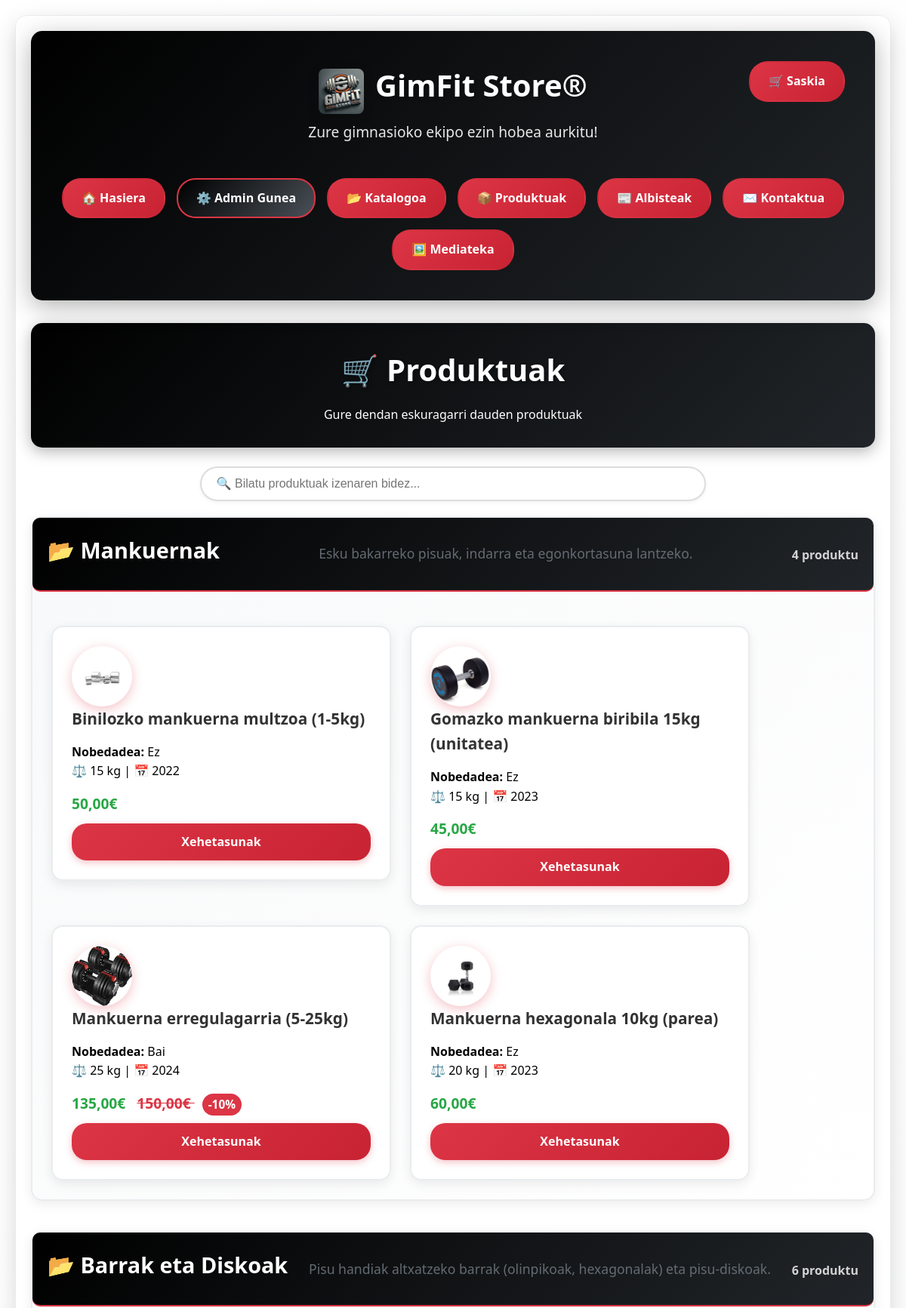
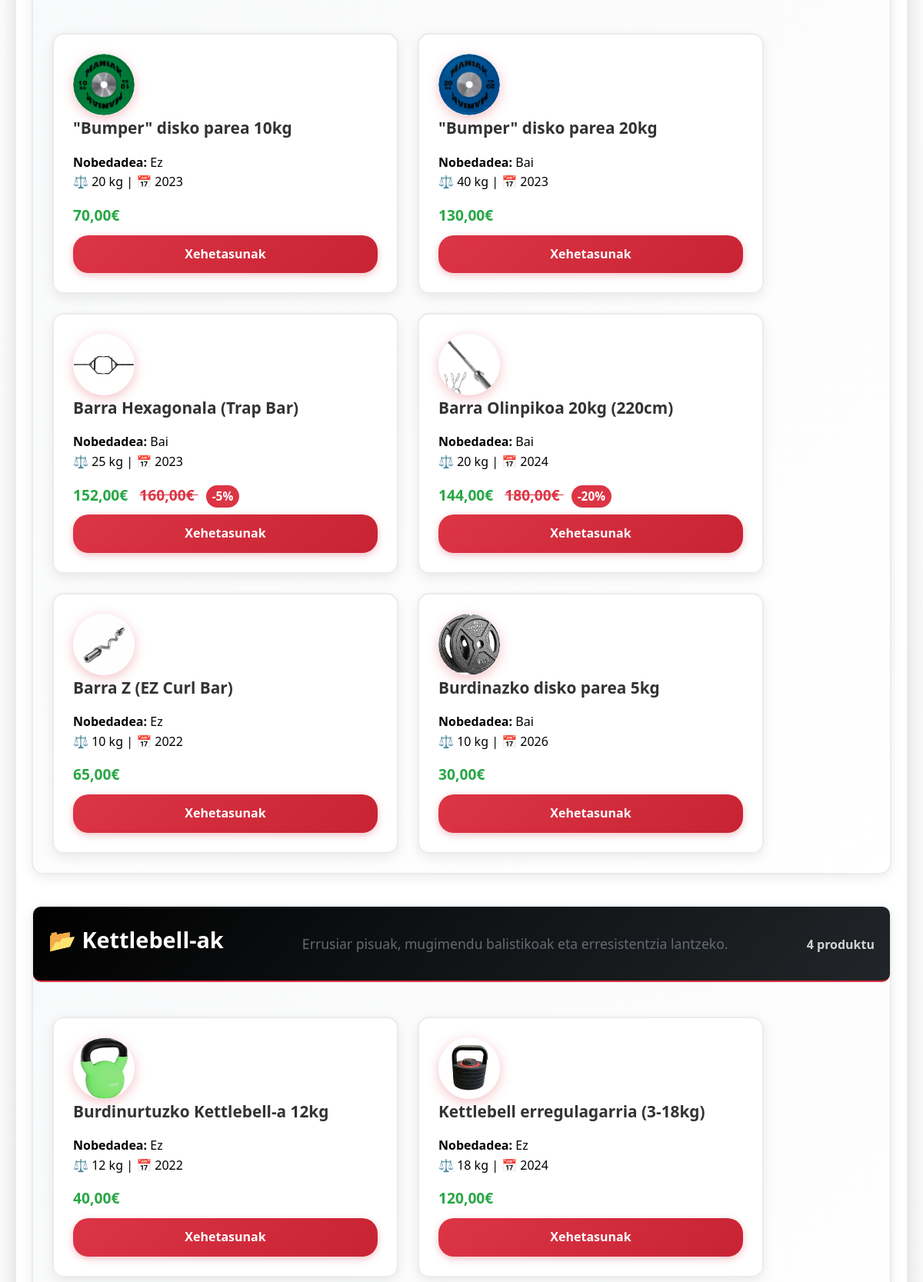
The app's page /katalogoa/index.php?vista=produktuak (upper part) with its own data (2 pictures, top to bottom).
### tables this page shows
CREATE TABLE Kategoriak (
    id INTEGER PRIMARY KEY AUTOINCREMENT,
    izena TEXT NOT NULL,
    deskribapena TEXT,
    sortze_data TIMESTAMP DEFAULT CURRENT_TIMESTAMP
);

CREATE TABLE Produktuak (
    id INTEGER PRIMARY KEY AUTOINCREMENT,
    id_kategoria INTEGER,
    izena TEXT NOT NULL,
    prezioa INTEGER,
    deskontua INTEGER,
    pisua INTEGER,
    urtea INTEGER,
    sortze_data TIMESTAMP DEFAULT CURRENT_TIMESTAMP, nobedadea INTEGER NOT NULL DEFAULT 0 CHECK (nobedadea IN (0, 1)), -- Hemen gehituta
    FOREIGN KEY (id_kategoria) REFERENCES Kategoriak(id)
        ON DELETE CASCADE
        ON UPDATE CASCADE
);

### klaseak/com/leartik/daw24aiet/kategoriak/kategoria_db.php (called while the page is built, shortened)
<?php
require_once __DIR__ . '/kategoria.php';
class KategoriaDB {
    private static function getConnection() {
        try {
            $pdo = new PDO('sqlite:' . DB_PATH);
            $pdo->setAttribute(PDO::ATTR_ERRMODE, PDO::ERRMODE_EXCEPTION);
            $pdo->setAttribute(PDO::ATTR_DEFAULT_FETCH_MODE, PDO::FETCH_ASSOC);
            return $pdo;
        } catch (PDOException $e) {
            error_log("Konexio errorea: " . $e->getMessage());
            return null;
        }
    }
    public static function selectKategoriak() {
        $kategoriak = [];
        $sql = "SELECT * FROM Kategoriak ORDER BY id ASC";
        try {
            $konexioa = self::getConnection();
            $kontsulta = $konexioa->prepare($sql);
            $kontsulta->execute();
            while ($emaitza = $kontsulta->fetch(PDO::FETCH_ASSOC)) {
                $kategoriak[] = new Kategoria(
                    $emaitza['id'],
                    $emaitza['izena'],
                    $emaitza['deskribapena'],
                    $emaitza['sortze_data']
                );
            }
        } catch (PDOException $e) {
            error_log("Errorea kategoriak lortzean: " . $e->getMessage());
        }
        return $kategoriak;
    }
}
?>

### klaseak/com/leartik/daw24aiet/kategoriak/kategoria.php (called while the page is built, shortened)
<?php
class Kategoria {
    private $id;
    private $izena;
    private $deskribapena;
    public function __construct($id = null, $izena = '', $deskribapena = '', $sortze_data = null) {
        $this->id = $id;
        $this->izena = $izena;
        $this->deskribapena = $deskribapena;
    }
    public function getId() {
        return $this->id;
    }
    public function getIzena() {
        return $this->izena;
    }
    public function getDeskribapena() {
        return $this->deskribapena;
    }
}
?>

### klaseak/com/leartik/daw24aiet/produktuak/produktua_db.php (called while the page is built, shortened)
<?php
require_once __DIR__ . '/produktua.php';
class ProduktuaDB {
    private static function getConnection() {
        try {
            $pdo = new PDO('sqlite:' . DB_PATH);
            $pdo->setAttribute(PDO::ATTR_ERRMODE, PDO::ERRMODE_EXCEPTION);
            $pdo->setAttribute(PDO::ATTR_DEFAULT_FETCH_MODE, PDO::FETCH_ASSOC);
            $pdo->exec('PRAGMA foreign_keys = ON');
            return $pdo;
        } catch (PDOException $e) {
            error_log("Konexio errorea: " . $e->getMessage());
            return null;
        }
    }
    public static function selectProduktuakKategoriarenArabera($id_kategoria) {
        $produktuak = [];
        $sql = "SELECT * FROM Produktuak WHERE id_kategoria = ? ORDER BY izena";
        try {
            $konexioa = self::getConnection();
            $kontsulta = $konexioa->prepare($sql);
            $kontsulta->execute([$id_kategoria]);
            while ($emaitza = $kontsulta->fetch(PDO::FETCH_ASSOC)) {
                $produktuak[] = new Produktua(
                    $emaitza['id'],
                    $emaitza['id_kategoria'],
                    $emaitza['izena'],
                    $emaitza['prezioa'],
                    $emaitza['deskontua'],
                    $emaitza['nobedadea'],
                    $emaitza['pisua'],
                    $emaitza['urtea'],
                    $emaitza['sortze_data']
                );
            }
        } catch (PDOException $e) {
            error_log("Errorea kategoriako produktuak lortzean: " . $e->getMessage());
        }
        return $produktuak;
    }
}
?>

### klaseak/com/leartik/daw24aiet/produktuak/produktua.php (called while the page is built, shortened)
<?php
class Produktua {
    private $id;
    private $izena;
    private $prezioa;
    private $deskontua;
    private $nobedadea;
    private $pisua;
    private $urtea;
    public function __construct($id = null, $id_kategoria = null, $izena = '', $prezioa = 0, $deskontua = 0, $nobedadea = '', $pisua = 0, $urtea = null, $sortze_data = null) {
        $this->id = $id;
        $this->izena = $izena;
        $this->prezioa = $prezioa;
        $this->deskontua = $deskontua;
        $this->nobedadea = $nobedadea;
        $this->pisua = $pisua;
        $this->urtea = $urtea;
    }
    public function getId() {
        return $this->id;
    }
    public function getIzena() {
        return $this->izena;
    }
    public function getPrezioa() {
        return $this->prezioa;
    }
    public function getDeskontua() {
        return $this->deskontua;
    }
    public function getNobedadea() {
        return $this->nobedadea;
    }
    public function getPisua() {
        return $this->pisua;
    }
    public function getUrtea() {
        return $this->urtea;
    }
    public function getPrezioaDeskontuarekin() {
        if ($this->deskontua > 0) {
            return $this->prezioa - ($this->prezioa * $this->deskontua / 100);
        }
        return $this->prezioa;
    }
}
?>

### katalogoa/produktuak_erakutsi.php (the view, shortened to what this page needs)
<?php if (!isset($isAjax) || !$isAjax): ?>
<!DOCTYPE html>
<html lang="eu">
<head>
    <link rel="stylesheet" href="../css/oinarria.css">
    <link rel="stylesheet" href="../css/katalogoa.css">
    <link rel="stylesheet" href="../css/katalogoa-produktuak.css">
    <link rel="stylesheet" href="../css/erantzunkorra.css">
</head>
<body>
    <div class="container">
        <header style="position: relative;">
            <div class="logo-link">
                <img src="../img/logo.jpg" alt="logoa">
                <h1 class="logo">GimFit Store®</h1>
            </div>
            <a href="../saskia/index.php" class="nav-btn" style="position: absolute; top: 40px; right: 40px;">🛒 Saskia</a>
            <p class="subtitle">Zure gimnasioko ekipo ezin hobea aurkitu!</p>
            <div class="nav-links">
                <a href="../hasiera/index.php" class="nav-btn">🏠 Hasiera</a>
                <a href="../admin/index.php" class="nav-btn admin">⚙️ Admin Gunea</a>
                <a href="../katalogoa/index.php" class="nav-btn">📂 Katalogoa</a>
                <a href="../katalogoa/index.php?vista=produktuak" class="nav-btn">📦 Produktuak</a>
                <a href="../albisteak/index.php" class="nav-btn">📰 Albisteak</a>
                <a href="../kontaktua/index.php" class="nav-btn">✉️ Kontaktua</a>
                <a href="../mediateka/index.php" class="nav-btn">🖼️ Mediateka</a>
            </div>
        </header>
        <div class="page-header">
            <h1>🛒 Produktuak</h1>
            <p>Gure dendan eskuragarri dauden produktuak</p>
        </div>
        <div class="search-container">
            <div class="search-wrapper">
                <input type="text" id="bilatzailea" placeholder="🔍 Bilatu produktuak izenaren bidez..." autocomplete="off">
            </div>
        </div>
        <div id="produktuak-zerrenda">
<?php endif; ?>
            <?php if (!empty($kategoriak)): ?>
                <?php foreach ($kategoriak as $kategoria): ?>
                    <div class="kategoria-section-flex">
                        <div class="kategoria-header">
                            <h2>📂 <?php echo htmlspecialchars($kategoria->getIzena()); ?></h2>
                            <p class="kategoria-description"><?php echo htmlspecialchars($kategoria->getDeskribapena()); ?></p>
                            <p class="produktu-kopurua">
                                <?php echo count($kategoriaProductuak[$kategoria->getId()]); ?> produktu
                            </p>
                        </div>
                        <?php if (!empty($kategoriaProductuak[$kategoria->getId()])): ?>
                            <div class="produktuak-flex">
                                <?php foreach ($kategoriaProductuak[$kategoria->getId()] as $produktua): ?>
                                    <div class="produktu-card">
                                        <div class="produktu-detail">
                                            <div class="produktu-image-large">
                                                <?php
                                                $imagePathJpg = "../img/produktuak/" . $produktua->getId() . ".jpg";
                                                $imagePathPng = "../img/produktuak/" . $produktua->getId() . ".png";
                                                if (file_exists($imagePathJpg)):
                                                    $imagePath = $imagePathJpg;
                                                elseif (file_exists($imagePathPng)):
                                                    $imagePath = $imagePathPng;
                                                else:
                                                    $imagePath = null;
                                                endif;
                                                if ($imagePath):
                                                ?>
                                                    <img src="<?php echo $imagePath; ?>" alt="<?php echo htmlspecialchars($produktua->getIzena()); ?>">
                                                <?php else: ?>
                                                    🏋️‍♂️
                                                <?php endif; ?>
                                            </div>
                                        </div>
                                        <h3><?php echo htmlspecialchars($produktua->getIzena()); ?></h3>
                                        <div class="produktu-description">
                                            <strong>Nobedadea:</strong>
                                            <?php echo $produktua->getNobedadea() ? 'Bai' : 'Ez'; ?><br>
                                            ⚖️ <?php echo $produktua->getPisua(); ?> kg | 📅 <?php echo $produktua->getUrtea(); ?>
                                        </div>
                                        <div class="produktu-price">
                                            <?php if ($produktua->getDeskontua() > 0): ?>
                                                <?php echo number_format($produktua->getPrezioaDeskontuarekin(), 2, ',', '.'); ?>€
                                                <span class="prezio-marratua">
                                                    <?php echo number_format($produktua->getPrezioa(), 2, ',', '.'); ?>€
                                                </span>
                                                <span class="deskontua-etiketa">-<?php echo $produktua->getDeskontua(); ?>%</span>
                                            <?php else: ?>
                                                <?php echo number_format($produktua->getPrezioa(), 2, ',', '.'); ?>€
                                            <?php endif; ?>
                                        </div>
                                        <a href="index.php?vista=produktua&id=<?php echo $produktua->getId(); ?>" class="produktu-link">
                                        Xehetasunak
                                        </a>
                                    </div>
                                <?php endforeach; ?>
                            </div>
                        <?php else: ?>
                            <p class="ez-produktu">Kategoria honetan ez dago produkturik oraindik.</p>
                        <?php endif; ?>
                    </div>
                <?php endforeach; ?>
            <?php endif; ?>
<?php if (!isset($isAjax) || !$isAjax): ?>
        </div>
    </div>
</body>
</html>
<?php endif; ?>

### css/oinarria.css (style rules this page uses)
* { box-sizing: border-box; margin: 0; padding: 0; }
body { font-family: 'Segoe UI', Tahoma, Geneva, Verdana, Arial, sans-serif; margin: 0; padding: 20px; background: linear-gradient(135deg, #ffffff 0%, #f8f9fa 100%); min-height: 100vh; line-height: 1.6; }
.container { max-width: 1200px; margin: 0 auto; background: rgba(255, 255, 255, 0.98); padding: 20px; border-radius: 15px; box-shadow: 0 10px 30px rgba(0, 0, 0, 0.15); border: 1px solid #e9ecef; }
header { background: linear-gradient(135deg, #000000 0%, #212529 100%); color: white; padding: 40px; border-radius: 15px; margin-bottom: 30px; text-align: center; box-shadow: 0 8px 32px rgba(0, 0, 0, 0.3); display: flex; flex-direction: column; align-items: center; }
.logo-link { display: flex; align-items: center; justify-content: center; margin-bottom: 0; }
.logo-link img { height: 60px; border-radius: 8px; box-shadow: 0 4px 15px rgba(0, 0, 0, 0.2); margin-right: 15px; }
.page-header { background: linear-gradient(135deg, #000000 0%, #212529 100%); color: white; padding: 30px; border-radius: 15px; margin-bottom: 25px; text-align: center; box-shadow: 0 5px 20px rgba(0, 0, 0, 0.3); }
h1 { font-size: 2.5em; margin-bottom: 15px; font-weight: 700; text-shadow: 2px 2px 4px rgba(0, 0, 0, 0.3); }
h2 { font-size: 1.8em; margin-bottom: 10px; color: #333; }
h3 { font-size: 1.4em; margin-bottom: 10px; color: #333; }
.subtitle { font-size: 1.2em; margin-bottom: 25px; opacity: 0.9; }
.nav-links { display: flex; justify-content: center; flex-wrap: wrap; gap: 15px; margin-top: 20px; }
.nav-btn { background: linear-gradient(135deg, #dc3545 0%, #c82333 100%); color: white; text-decoration: none; padding: 12px 24px; border-radius: 25px; font-weight: 600; transition: all 0.3s ease; border: 2px solid transparent; }
.nav-btn.admin { background: linear-gradient(135deg, #000000 0%, #495057 100%); border: 2px solid #dc3545; }

### css/katalogoa.css (style rules this page uses)
.kategoria-header { background: linear-gradient(135deg, #000000 0%, #212529 100%); color: white; padding: 30px; border-radius: 15px; margin-bottom: 25px; display: flex; align-items: center; justify-content: space-between; flex-wrap: wrap; }
.kategoria-description { color: #6c757d; margin-bottom: 20px; line-height: 1.5; }
.kategoria-section-flex { margin-bottom: 40px; border: 2px solid #e9ecef; border-radius: 15px; padding: 25px; background: linear-gradient(135deg, #f8f9fa 0%, #ffffff 100%); box-shadow: 0 4px 15px rgba(0, 0, 0, 0.08); display: flex; flex-direction: column; }
.kategoria-header { margin-bottom: 25px; padding-bottom: 15px; border-bottom: 2px solid #dc3545; background: linear-gradient(135deg, #000000 0%, #212529 100%); color: white; padding: 20px; border-radius: 10px; margin: -25px -25px 25px -25px; }
.kategoria-header h2 { margin: 0 0 10px 0; font-size: 1.8em; display: flex; align-items: center; gap: 10px; color: white; }
.kategoria-description { margin: 10px 0; font-size: 1.1em; opacity: 0.9; }
.produktu-kopurua { margin: 5px 0 0 0; font-weight: bold; font-size: 1em; opacity: 0.8; }
.kategoria-section-flex .produktuak-flex { display: flex; flex-wrap: wrap; gap: 25px; margin-top: 20px; justify-content: flex-start; }

### katalogoa/produktuak_erakutsi.php (style rules this page uses)
.search-container { text-align: center; margin: 20px 0; }
#bilatzailea { padding: 12px 20px; width: 60%; border-radius: 25px; border: 2px solid #ddd; font-size: 16px; transition: all 0.3s ease; box-shadow: 0 2px 5px rgba(0,0,0,0.05); }
.search-wrapper { position: relative; display: inline-block; width: 60%; }
#bilatzailea { width: 100%; }

### records on screen
kategoriak: izena "Mankuernak", deskribapena "Esku bakarreko pisuak, indarra eta egonkortasuna lantzeko.", id "4"
produktuak: shows a picture, izena "Binilozko mankuerna multzoa (1-5kg)", nobedadea "Ez", pisua "15", urtea "2022", prezioa "50,00"
produktuak: shows a picture, izena "Gomazko mankuerna biribila 15kg (unitatea)", nobedadea "Ez", pisua "15", urtea "2023", prezioa "45,00"
produktuak: shows a picture, izena "Mankuerna erregulagarria (5-25kg)", nobedadea "Bai", pisua "25", urtea "2024", $produktua->getPrezioaDeskontuarekin() "135,00", prezioa "150,00", deskontua "10"
produktuak: shows a picture, izena "Mankuerna hexagonala 10kg (parea)", nobedadea "Ez", pisua "20", urtea "2023", prezioa "60,00"
kategoriak: izena "Barrak eta Diskoak", deskribapena "Pisu handiak altxatzeko barrak (olinpikoak, hexagonalak) eta pisu-diskoak.", id "6"
produktuak: shows a picture, izena "\"Bumper\" disko parea 10kg", nobedadea "Ez", pisua "20", urtea "2023", prezioa "70,00"
produktuak: shows a picture, izena "\"Bumper\" disko parea 20kg", nobedadea "Bai", pisua "40", urtea "2023", prezioa "130,00"
produktuak: shows a picture, izena "Barra Hexagonala (Trap Bar)", nobedadea "Bai", pisua "25", urtea "2023", $produktua->getPrezioaDeskontuarekin() "152,00", prezioa "160,00", deskontua "5"
produktuak: shows a picture, izena "Barra Olinpikoa 20kg (220cm)", nobedadea "Bai", pisua "20", urtea "2024", $produktua->getPrezioaDeskontuarekin() "144,00", prezioa "180,00", deskontua "20"
produktuak: shows a picture, izena "Barra Z (EZ Curl Bar)", nobedadea "Ez", pisua "10", urtea "2022", prezioa "65,00"
produktuak: shows a picture, izena "Burdinazko disko parea 5kg", nobedadea "Bai", pisua "10", urtea "2026", prezioa "30,00"
kategoriak: izena "Kettlebell-ak", deskribapena "Errusiar pisuak, mugimendu balistikoak eta erresistentzia lantzeko.", id "4"
produktuak: shows a picture, izena "Burdinurtuzko Kettlebell-a 12kg", nobedadea "Ez", pisua "12", urtea "2022", prezioa "40,00"
produktuak: shows a picture, izena "Kettlebell erregulagarria (3-18kg)", nobedadea "Ez", pisua "18", urtea "2024", prezioa "120,00"
